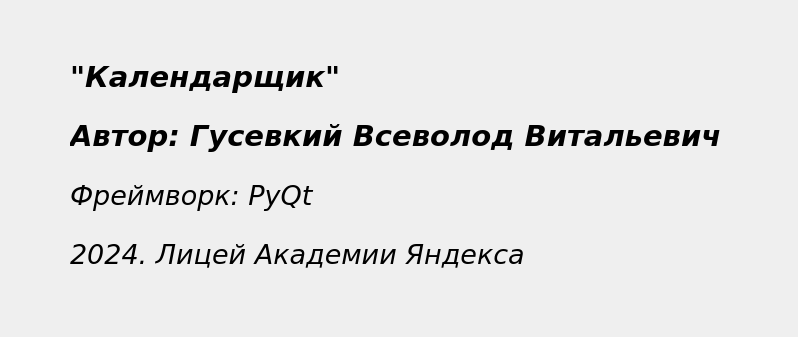
<?xml version="1.0" encoding="UTF-8"?>
<ui version="4.0">
 <class>Form</class>
 <widget class="QWidget" name="Form">
  <property name="geometry">
   <rect>
    <x>0</x>
    <y>0</y>
    <width>798</width>
    <height>337</height>
   </rect>
  </property>
  <property name="windowTitle">
   <string>О программе</string>
  </property>
  <widget class="QWidget" name="verticalLayoutWidget">
   <property name="geometry">
    <rect>
     <x>70</x>
     <y>50</y>
     <width>654</width>
     <height>231</height>
    </rect>
   </property>
   <layout class="QVBoxLayout" name="verticalLayout">
    <item>
     <widget class="QLabel" name="label_3">
      <property name="font">
       <font>
        <family>Verdana</family>
        <pointsize>22</pointsize>
        <weight>75</weight>
        <italic>true</italic>
        <bold>true</bold>
       </font>
      </property>
      <property name="text">
       <string>&quot;Календарщик&quot;</string>
      </property>
     </widget>
    </item>
    <item>
     <widget class="QLabel" name="label">
      <property name="font">
       <font>
        <family>Verdana</family>
        <pointsize>22</pointsize>
        <weight>75</weight>
        <italic>true</italic>
        <bold>true</bold>
       </font>
      </property>
      <property name="text">
       <string>Автор: Гусевкий Всеволод Витальевич</string>
      </property>
     </widget>
    </item>
    <item>
     <widget class="QLabel" name="label_4">
      <property name="font">
       <font>
        <family>Verdana</family>
        <pointsize>20</pointsize>
        <italic>true</italic>
       </font>
      </property>
      <property name="text">
       <string>Фреймворк: PyQt</string>
      </property>
     </widget>
    </item>
    <item>
     <widget class="QLabel" name="label_2">
      <property name="font">
       <font>
        <family>Verdana</family>
        <pointsize>20</pointsize>
        <italic>true</italic>
       </font>
      </property>
      <property name="text">
       <string>2024. Лицей Академии Яндекса</string>
      </property>
     </widget>
    </item>
   </layout>
  </widget>
 </widget>
 <resources/>
 <connections/>
</ui>
